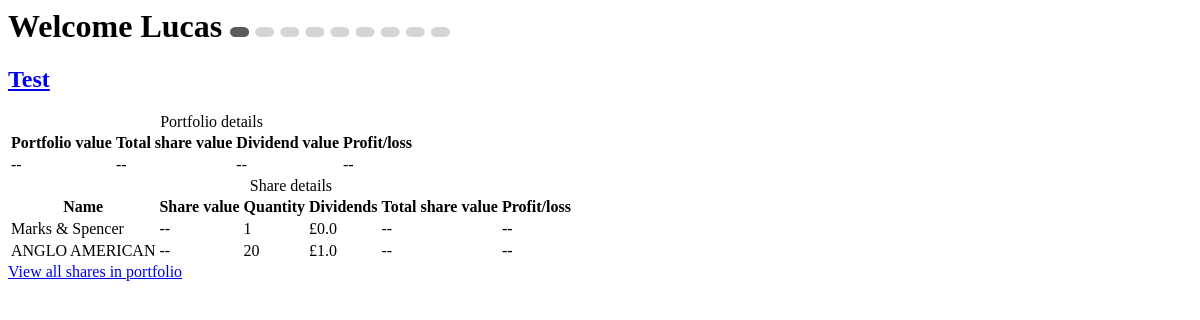
The app's page /sharedatanolivedata (signed in), older data.
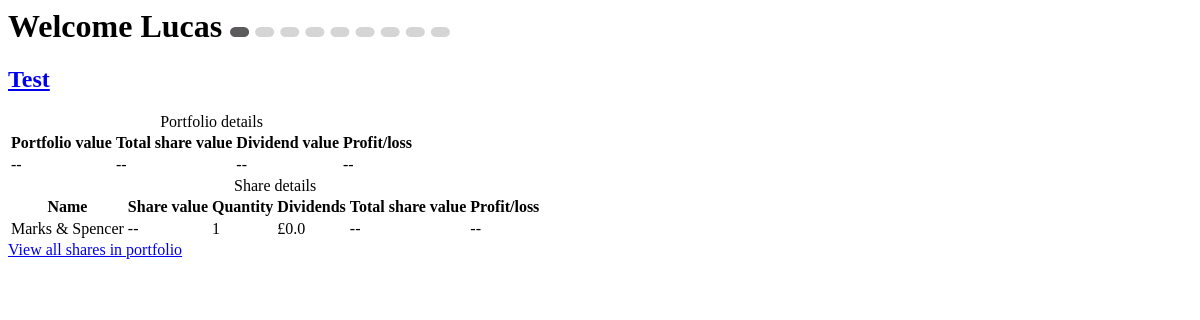
The same page, newer data.
### Shares/models.py (models this page shows, shortened)
class User(db.Model, UserMixin):
    id = db.Column(db.Integer, primary_key=True)
    username = db.Column(db.String(80), unique=True)
    email = db.Column(db.String(120), unique=True)
    password_hash = db.Column(db.String)
    phonenumber = db.Column(db.String(15))
    emailfrequency = db.Column(db.Integer)
    smsenabled = db.Column(db.Boolean)
    shares = db.relationship('Userownedshare', backref='Userownedshare', lazy='dynamic')
    @property
    def password(self):
        raise AttributeError('password: write-only field')

class Userownedshare(db.Model):
        id = db.Column(db.Integer, primary_key=True)
        ticker = db.Column(db.String(20), db.ForeignKey('share.ticker'))
        user = db.Column(db.String, db.ForeignKey('user.username'))
        quantity = db.Column(db.Integer, nullable=False)
        dividends = db.Column(db.Float, server_default="0.0")
        triggerlevel = db.Column(db.Float)
        smsalert = db.Column(db.Boolean)
        emailalert = db.Column(db.Boolean)
        portfolioid = db.Column(db.String(50))
        averagepurchaseprice = db.Column(db.Float, server_default="0.0")
        dt = datetime.datetime.utcnow() - timedelta(days=1)
        lastalert = db.Column(db.DateTime, default=dt)
        name = db.relationship('Share', backref='userownedshare',  foreign_keys=[ticker], lazy="joined")
        owner = db.relationship('User', backref='userownedshare',  foreign_keys=[user], lazy="joined")

class Share(db.Model):
        id = db.Column(db.Integer)
        name = db.Column(db.String(50), nullable=False)
        ticker = db.Column(db.String(50), primary_key=True)
        tickermatch = db.relationship('Userownedshare', backref='share', cascade="all, delete-orphan", lazy="joined")

### Shares/views.py (the view)
@app.route('/sharedatanolivedata')
def sharedatanolivedata():
    if current_user.is_authenticated:
        return render_template('sharedatanolivedata.html', data=share_data.getSharesNoLiveData(current_user.username),
                               ids=share_data.getnonemptyportfolios(current_user.username))

### Shares/share_data.py (called while the page is built)
    @staticmethod
    def getSharesNoLiveData(user):
        tempshares = Userownedshare.query.order_by(desc(Userownedshare.ticker)).filter(Userownedshare.user == user)
        sharearray = []
        for row in tempshares:
            sharedata = {
                'symbol': row.name.ticker,
                'quantity': row.quantity,
                'price': "--",
                'averagepurchaseprice': row.averagepurchaseprice,
                'name': row.name.name,
                'dividends': row.dividends,
                'id': row.id,
                'portfolioid': row.portfolioid
            }
            sharearray.append(sharedata)
        return sharearray

    @staticmethod
    def getnonemptyportfolios(user):
        tempset = set()
        templist = list(tempset)
        portfoliovalues =[]
        portfolionames = Userownedshare.query.order_by(desc(Userownedshare.ticker)).filter_by(user=user).filter(Userownedshare.portfolioid != "")
        for row in portfolionames:
            id = row.portfolioid
            tempset.add(id)
            templist = list(tempset)
        return templist

### Shares/views.py (called while the page is built)
@login_manager.user_loader
def load_user(userid):
    if userid is None or userid == 'None':
        userid =0
    return User.query.get(int(userid))

### Shares/templates/sharedatanolivedata.html (shortened to what this page needs)
{% if current_user.is_authenticated %}
        <header>
            <h1>Welcome {{ current_user.username | capitalize }}  <img id="gear" src="static/img/longloader.gif"></h1>
        </header>
{% endif%}
{% if data %}
{% for id in ids %}
<h2>    <a href="{{ url_for('list_portfolio', portfolio_id =id) }}"> {{ id | capitalize }} </a> </h2>
<table class="share portfolioshares">
    <caption>Portfolio details</caption>
    <th> Portfolio value  </th>
    <th> Total share value  </th>
    <th> Dividend value  </th>
    <th> Profit/loss</th>
    <tr>
        <td> -- </td>
        <td> -- </td>
        <td> --</td>
        <td> -- </td>
    </tr>
</table>
<table class="share">
    <caption>Share details</caption>
    <tr>
        <th>Name</th>
        <th>Share value</th>
        <th>Quantity</th>
        <th>Dividends</th>
        <th>Total share value</th>
        <th>Profit/loss</th>
    </tr>
    {% set count = 0 %}
    {% for share in data if not count > 2 %}
    {% if share.portfolioid == id %}
    <tr>
        <td> {{share['name']}} </td>
        <td> -- </td>
        <td> {{share['quantity']}} </td>
        <td> £{{share['dividends']}} </td>
        <td>--</td>
        <td> -- </td>
    </tr>
    {% set count = count + 1 %}
    {% endif %}
    {% endfor %}
</table>
<a href="{{ url_for('list_portfolio', portfolio_id =id) }}"> View all shares in portfolio </a>
{% endfor %}
{% endif %}

Row changes from the older to the newer data that the page shows:
removed Userownedshare: name "ANGLO AMERICAN", quantity "20", dividends "1.0", shown under "Test"
